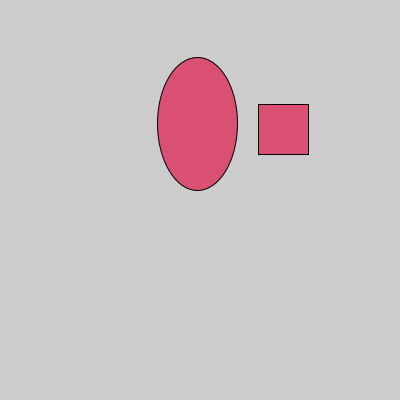
Frame 1 (no input)
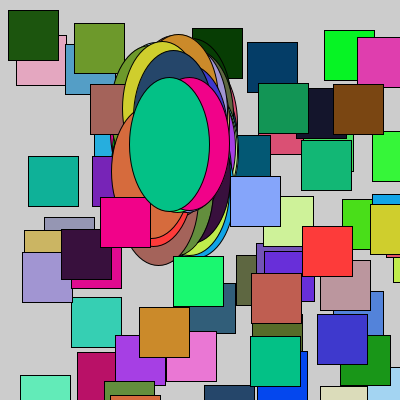
Frame 60 (the mouse pressed at the canvas centre just before this capture)
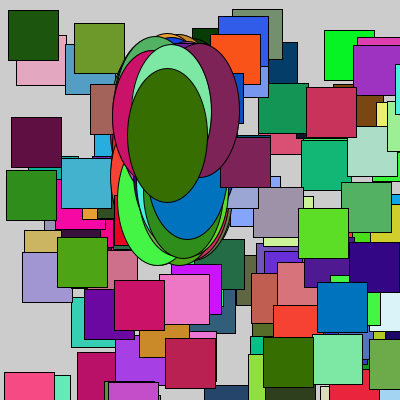
Frame 120 (the mouse held since frame 60 and released just before this capture)

The Processing sketch that drew these frames (run headless with seeded random() and noise(); from frame 60 on, the mouse is pressed at the canvas centre):

// Processing sketch: processing_90065
// ── processing_90065.pde

float rx;
float ry;
float h;
float w;
float r;
float g;
float b;
float ex;
float ey;

void setup()
{
  size (400,400);
  frameRate(40);
  w = width;
  h = height;
}

void draw ()
{
  rx = random (1,400);
  ry = random (1,400);
  ex = random (150,200);
  ey = random (100,200);
  
  r = random (255);
  b = random (255);
  g = random (255);
  fill(r,b,g);
  rect(rx,ry,50,50);
  ellipse (ex,ey,w/5,h/3);
}
